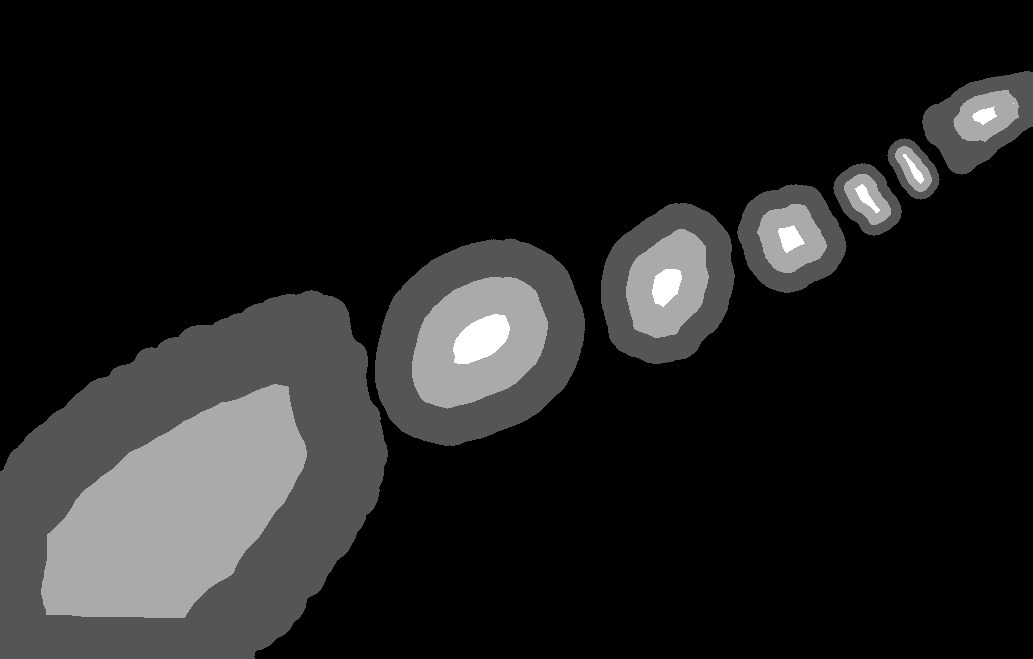
#> input picture data-images/drosophila_ovary_slice/center_levels/insitu4174.png, 1033 x 659 px, given in place of center_levels, which was not available
$ python run_segm_annot_relabel.py --path_images ../data-images/drosophila_ovary_slice/center_levels --path_output out   (older library calls are emulated)
#> lines starting #> are read from the running program, lines starting #| are printed output that depends on the picture
### imsegm/utilities/data_io.py
"""
Framework for handling input/output

Copyright (C) 2015-2018 Jiri Borovec <jiri.borovec@fel.cvut.cz>
"""

import glob
import logging
import os
import re
import warnings
from functools import wraps

import nibabel
import numpy as np
import pandas as pd
from PIL import Image
# import libtiff, nibabel
from scipy import ndimage
from skimage import color, exposure, io, measure

from imsegm.utilities import ImageDimensionError
from imsegm.utilities.read_zvi import load_image as load_zvi

#: position columns
COLUMNS_COORDS = ['X', 'Y']
#: conversion function from RGB color space
DICT_CONVERT_COLOR_FROM_RGB = {
    'hsv': color.rgb2hsv,
    'luv': color.rgb2luv,
    'lab': color.rgb2lab,
    'hed': color.rgb2hed,
    'xyz': color.rgb2xyz
}
#: conversion function to RGB color space
DICT_CONVERT_COLOR_TO_RGB = {
    'hsv': color.hsv2rgb,
    'luv': color.luv2rgb,
    'lab': color.lab2rgb,
    'hed': color.hed2rgb,
    'xyz': color.xyz2rgb
}


# [30 lines left out: functions convert_img_color_from_rgb, convert_img_color_to_rgb, not called in this run]


def update_path(path_file, lim_depth=5, absolute=True):
    """ bubble in the folder tree up until it found desired file
    otherwise return original one

    :param str path_file: path to the input file / folder
    :param int lim_depth: maximal depth for going up
    :param bool absolute: format absolute path
    :return str: path to output file / folder

    >>> path = 'sample_file.test'
    >>> f = open(path, 'w')
    >>> update_path(path, absolute=False)
    'sample_file.test'
    """
    if path_file.startswith('/'):
        return path_file
    if path_file.startswith('~'):
        path_file = os.path.expanduser(path_file)
    else:
        tmp_path = path_file
        for _ in range(lim_depth):
            if os.path.exists(tmp_path):
                path_file = tmp_path
                break
            tmp_path = os.path.join('..', tmp_path)
    if absolute:
        path_file = os.path.abspath(path_file)
    return path_file


# [186 lines left out: functions swap_coord_x_y, load_landmarks_txt, load_landmarks_csv, save_landmarks_txt, save_landmarks_csv, scale_image_vals_in_range and 1 more, not called in this run]


def io_image_decorate(func):
    """ costume decorator to suppers debug messages from the PIL function
    to suppress PIl debug logging
    - DEBUG:PIL.PngImagePlugin:STREAM b'IHDR' 16 13

    :param func:
    :return:
    """

    @wraps(func)
    def wrap(*args, **kwargs):
        log_level = logging.getLogger().getEffectiveLevel()
        logging.getLogger().setLevel(logging.INFO)
        with warnings.catch_warnings():
            warnings.simplefilter("ignore")
            response = func(*args, **kwargs)
        logging.getLogger().setLevel(log_level)
        return response

    return wrap


# [18 lines left out: functions io_imread, image_open, not called in this run]


@io_image_decorate
def io_imsave(path_img, img):
    """ just a wrapper to suppers debug messages from the PIL function

    :param str path_img:
    :param ndarray img: image
    """
    io.imsave(path_img, img)


# [782 lines left out: functions load_image_2d, export_image, load_params_from_txt, convert_img_2_nifti_gray, convert_img_2_nifti_rgb, convert_nifti_2_img and 13 more, not called in this run]

### imsegm/utilities/experiments.py
"""
Framework for general experiments

Copyright (C) 2014-2018 Jiri Borovec <jiri.borovec@fel.cvut.cz>
"""

import copy
import logging
import multiprocessing as mproc
import os
import platform
import time
import types
import uuid
from functools import wraps

import tqdm
import yaml
from sklearn import metrics

#: total number of avalaible CPUs/treads
CPU_COUNT = mproc.cpu_count()
#: default date-time format
FORMAT_DT = '%Y%m%d-%H%M%S'
#: default file for loading/exporting experiment configuration
CONFIG_YAML = 'config.yml'
#: default name of file for exporting  statistics
RESULTS_TXT = 'resultStat.txt'
RESULTS_CSV = 'results.csv'
#: default file for streaming experimeny messages
FILE_LOGS = 'logging.txt'


def get_nb_workers(ratio):
    """get fraction of of available CPUs

    :param float ratio: range (0, 1)
    :return int: number of workers with lower bound 1

    >>> get_nb_workers(0)
    1
    """
    return max(1, int(CPU_COUNT * ratio))


class Experiment(object):
    """ Basic experiment class

    Example
    -------
    >>> import shutil
    >>> params = {'path_out': './my_experiments', 'name': 'My-Sample'}
    >>> expt = Experiment(params)
    Traceback (most recent call last):
    ...
    FileNotFoundError: given folder "./my_experiments" does not exist!
    >>> os.mkdir(params['path_out'])
    >>> expt = Experiment(params, time_stamp=False)
    >>> expt.run()
    >>> params = expt.params.copy()
    >>> del expt
    >>> shutil.rmtree(params['path_out'], ignore_errors=True)
    """

    # [30 lines left out: functions __init__, run, _load_data, not called in this run]

    def _perform(self):
        logging.warning('Not implemented yet...')

    def _evaluate(self):
        logging.warning('Not implemented yet...')

    def _summarise(self):
        logging.warning('Not implemented yet...')

    # [103 lines left out: functions _check_exist_paths, _create_folder, create_experiment_folder, set_experiment_logger, not called in this run]


def string_dict(d, offset=30, desc='DICTIONARY'):
    """ transform dictionary to a formatted string

    :param dict d:
    :param int offset: length between name and value
    :param str desc: dictionary title
    :return str:

    >>> string_dict({'abc': 123})  # doctest: +NORMALIZE_WHITESPACE
    \'DICTIONARY: \\n"abc": 123\'
    """
    s = desc + ': \n'
    tmp_name = '{:' + str(offset) + 's} {}'
    rows = [tmp_name.format('"{}":'.format(n), d[n]) for n in sorted(d)]
    s += '\n'.join(rows)
    return str(s)


# [124 lines left out: functions append_final_stat, is_iterable, extend_list_params, try_decorator, create_subfolders, not called in this run]


class WrapExecuteSequence:
    """ wrapper for execution paralle of single thread as for ...

    Example
    -------
    >>> it = WrapExecuteSequence(lambda x: (x, x ** 2), range(5), nb_workers=1, ordered=True)
    >>> list(it)
    [(0, 0), (1, 1), (2, 4), (3, 9), (4, 16)]
    >>> it = WrapExecuteSequence(sum, [[0, 1]] * 5, nb_workers=2, desc=None)
    >>> [o for o in it]
    [1, 1, 1, 1, 1]
    >>> it = WrapExecuteSequence(min, ([0, 1] for i in range(5)))
    >>> [o for o in it]
    [0, 0, 0, 0, 0]
    """

    def __init__(self, wrap_func, iterate_vals, nb_workers=CPU_COUNT, desc='', ordered=False):
        """ the init of this wrapper fro parallelism

        :param wrap_func: function which will be excited in the iterations
        :param [] iterate_vals: list or iterator which will ide in iterations
        :param int nb_workers: number og jobs running in parallel
        :param str desc: deception for the bar,
            if it is set None, bar is suppressed
        :param bool ordered: whether enforce ordering in the parallelism
        """
        self.wrap_func = wrap_func
        self.iterate_vals = list(iterate_vals)
        self.nb_workers = nb_workers
        self.desc = desc
        self.ordered = ordered

    def __iter__(self):
        tqdm_bar = None
        if self.desc is not None:
            desc = '%s @%i-threads' % (self.desc, self.nb_workers)
            tqdm_bar = tqdm.tqdm(total=len(self), desc=desc)

        if self.nb_workers > 1:
            logging.debug('perform parallel in %i threads', self.nb_workers)
            pool = mproc.Pool(self.nb_workers)

            pooling = pool.imap if self.ordered else pool.imap_unordered

            for out in pooling(self.wrap_func, self.iterate_vals):
                if tqdm_bar:
                    tqdm_bar.update()
                yield out
            pool.close()
            pool.join()
        else:
            for out in map(self.wrap_func, self.iterate_vals):
                if tqdm_bar:
                    tqdm_bar.update()
                yield out

        if tqdm_bar:
            tqdm_bar.close()

    def __len__(self):
        return len(self.iterate_vals)


# def wrap_execute_parallel(wrap_func, iterate_vals,
#                           nb_workers=NB_WORKERS, desc=''):
#     """ wrapper for execution paralle of single thread as for...
#
#     :param func wrap_func:
#     :param [] iterate_vals:
#     :param int nb_workers:
#     :return:
#
#     >>> [o for o in wrap_execute_parallel(lambda x: x ** 2, range(5), 1)]
#     [0, 1, 4, 9, 16]
#     >>> [o for o in wrap_execute_parallel(sum, [[0, 1]] * 5, 2)]
#     [1, 1, 1, 1, 1]
#     """
#     tqdm_bar = tqdm.tqdm(total=len(iterate_vals), desc=desc)
#     if nb_workers > 1:
#         logging.debug('perform_sequence in %i threads', nb_workers)
#         pool = mproc.Pool(nb_workers)
#         for out in pool.imap_unordered(wrap_func, iterate_vals):
#             yield out
#             tqdm_bar.update()
#         pool.close()
#         pool.join()
#     else:
#         for out in map(wrap_func, iterate_vals):
#             yield out
#             tqdm_bar.update()


# [25 lines left out: functions load_config_yaml, save_config_yaml, not called in this run]

### handling_annotations/run_segm_annot_relabel.py
"""
Replace labels in annotation

SAMPLE run::

    python run_segm_annot_relabel.py \
        -imgs "data-images/drosophila_ovary_slice/center_levels/*.png" \
        -out results/relabel_center_levels \
        --label_old 2 3 --label_new 1 1 --nb_workers 2

Copyright (C) 2014-2016 Jiri Borovec <jiri.borovec@fel.cvut.cz>
"""

import argparse
import glob
import logging
import os
import sys
from functools import partial

import numpy as np

sys.path += [os.path.abspath('.'), os.path.abspath('..')]  # Add path to root
import imsegm.utilities.data_io as tl_data
import imsegm.utilities.experiments as tl_expt

PATH_IMAGES = os.path.join('data-images', 'drosophila_ovary_slice', 'center_levels', '*.png')
PATH_OUTPUT = os.path.join('results', 'relabel_center_levels')
NB_WORKERS = tl_expt.get_nb_workers(0.9)


def parse_arg_params():
    """ create simple arg parser with default values (input, results, dataset)

    :return obj: argparse
    """
    parser = argparse.ArgumentParser()
    parser.add_argument('-imgs', '--path_images', type=str, required=True, help='path to images', default=PATH_IMAGES)
    parser.add_argument(
        '-out', '--path_output', type=str, required=True, help='path to output dir', default=PATH_OUTPUT
    )
    parser.add_argument('--label_old', type=int, required=False, nargs='+', help='labels to be replaced', default=[0])
    parser.add_argument(
        '--label_new', type=int, required=False, nargs='+', help='new labels after replacing', default=[0]
    )
    parser.add_argument('--nb_workers', type=int, required=False, help='number of jobs in parallel', default=NB_WORKERS)
    args = vars(parser.parse_args())
    for k in ['path_images', 'path_output']:
        p_dir = tl_data.update_path(os.path.dirname(args[k]))
        if not os.path.isdir(p_dir):
            raise FileNotFoundError('missing folder: %s' % args[k])
        args[k] = os.path.join(p_dir, os.path.basename(args[k]))
    if len(args['label_old']) != len(args['label_new']):
        raise ValueError(
            'length of old (%i) and new (%i) labels should be same' % (len(args['label_old']), len(args['label_new']))
        )
    logging.info(tl_expt.string_dict(args, desc='ARG PARAMETERS'))
    return args


def perform_image_relabel(path_img, path_out, labels_old, labels_new):
    """ perform the quantization together with loading and exporting

    :param str path_img:
    :param str path_out:
    :param str labels_new:
    :param str labels_old:
    """
#> called with path_out = 'out'
    logging.debug('repaint labels %r -> %r for image: "%s"', labels_old, labels_new, path_img)
    img = np.array(tl_data.io.imread(path_img), dtype=int)
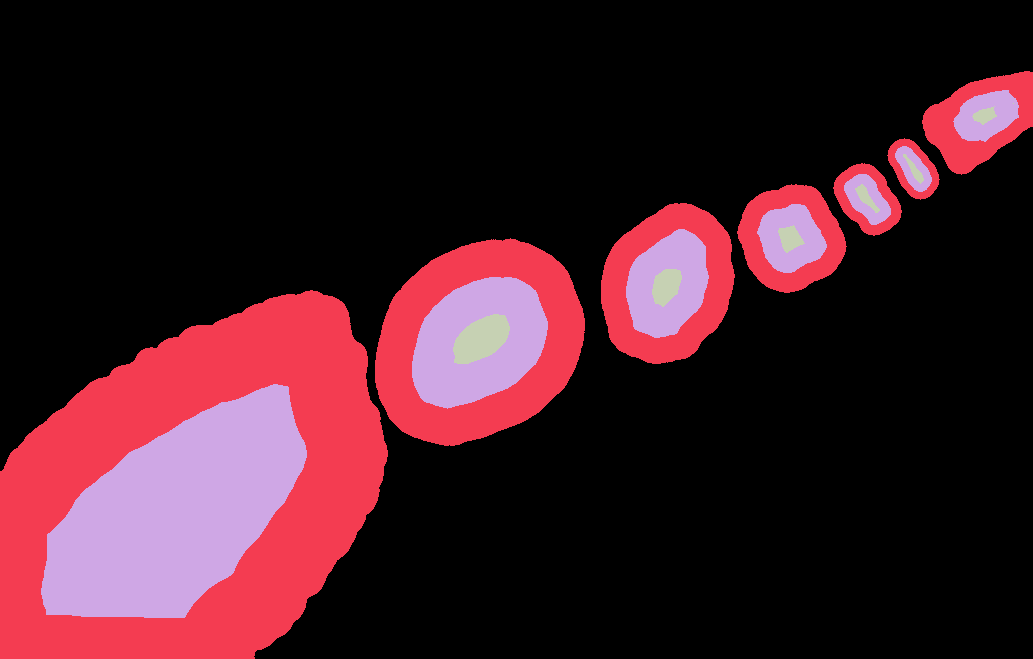
#> img: shape (659, 1033) int64; 4 distinct labels, from 0 to 3; one colour per label, 0 black

    max_label = int(max(img.max(), max(labels_old)))
#> max_label = 3
    lut = np.array(range(max_label + 1))
#> lut = [0, 1, 2, 3]
    for label_old, label_new in zip(labels_old, labels_new):
        lut[label_old] = label_new
    img = lut[img]

    # for label_old, label_new in zip(labels_old, labels_new):
    #     img[img == label_old] = label_new

    logging.debug('resulting image labels: %r', np.unique(img).tolist())
    path_img_out = os.path.join(path_out, os.path.basename(path_img))
    tl_data.io_imsave(path_img_out, img)
    # plt.subplot(121), plt.imshow(img)
    # plt.subplot(122), plt.imshow(im_paint)
    # plt.show()


def relabel_folder_images(path_images, path_out, labels_old, labels_new, nb_workers=1):
    """ perform single or multi thread image quantisation

    :param list(int) labels_old:
    :param list(int) labels_new:
    :param list(str) path_images: list of input images
    :param path_out: output directory
    :param list(int) labels_old: list of labels to be replaced
    :param list(int) labels_new: list of new labels
    :param int nb_workers:
    """
    if not os.path.isdir(os.path.dirname(path_images)):
        raise FileNotFoundError('missing folder: %s' % path_images)
    if not os.path.isdir(path_out):
        raise FileNotFoundError('missing output folder: %s' % path_out)

    path_imgs = sorted(glob.glob(path_images))
    logging.info('found %i images', len(path_imgs))

    _wrapper_img_relabel = partial(
        perform_image_relabel,
        path_out=path_out,
        labels_old=labels_old,
        labels_new=labels_new,
    )
    iterate = tl_expt.WrapExecuteSequence(
        _wrapper_img_relabel,
        path_imgs,
        nb_workers=nb_workers,
        desc='relabel images',
    )
    list(iterate)


def main(params):
    """ the main_train entry point   """
    logging.info('running...')

    if not os.path.exists(params['path_output']):
        dir_out = os.path.dirname(params['path_output'])
        if not os.path.isdir(dir_out):
            raise FileNotFoundError('missing folder: %s' % dir_out)
        os.mkdir(params['path_output'])

    relabel_folder_images(
        params['path_images'], params['path_output'], params['label_old'], params['label_new'], params['nb_workers']
    )

    logging.info('DONE')


if __name__ == "__main__":
    logging.basicConfig(level=logging.INFO)
    cli_params = parse_arg_params()
#> (the run stopped early here; a loop or call above may not have finished)

$ run again, on data-images/drosophila_ovary_slice/center_levels/insitu7545.png
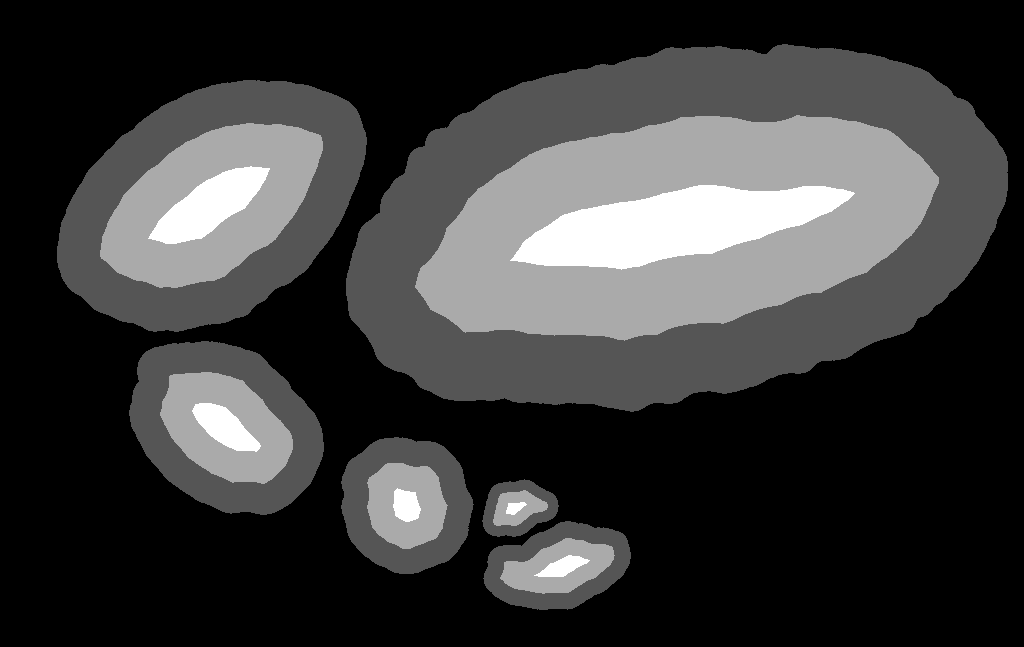
#> input picture data-images/drosophila_ovary_slice/center_levels/insitu7545.png, 1024 x 647 px, given in place of center_levels, which was not available
#> in perform_image_relabel, `img = np.array(tl_data.io.imread(path_img), dtype=int)`:
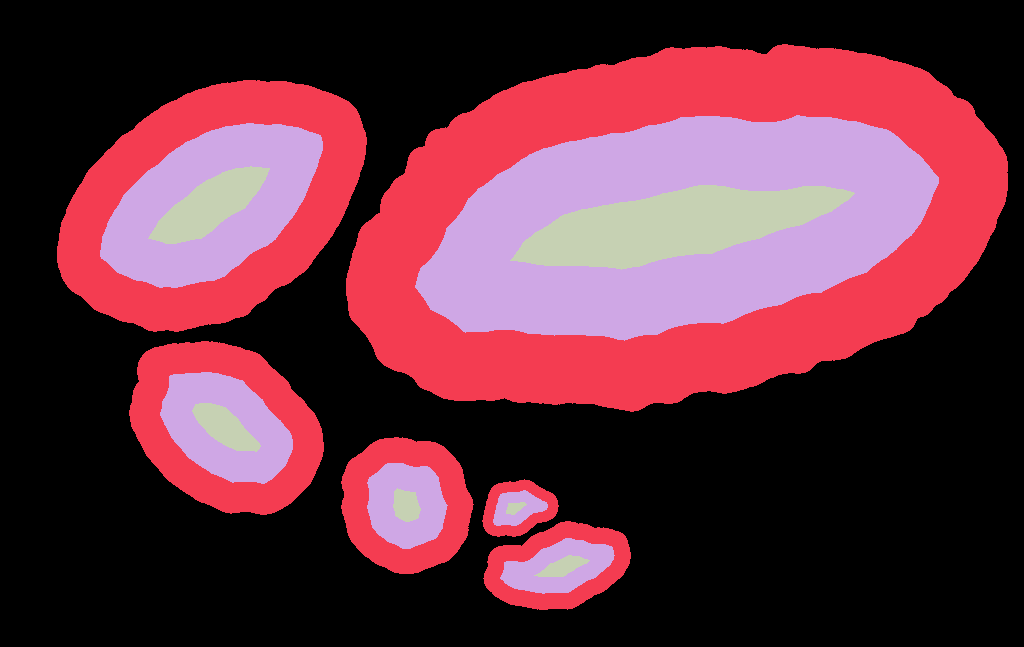
#> img: shape (647, 1024) int64; 4 distinct labels, from 0 to 3; one colour per label, 0 black
#> max_label = 3
